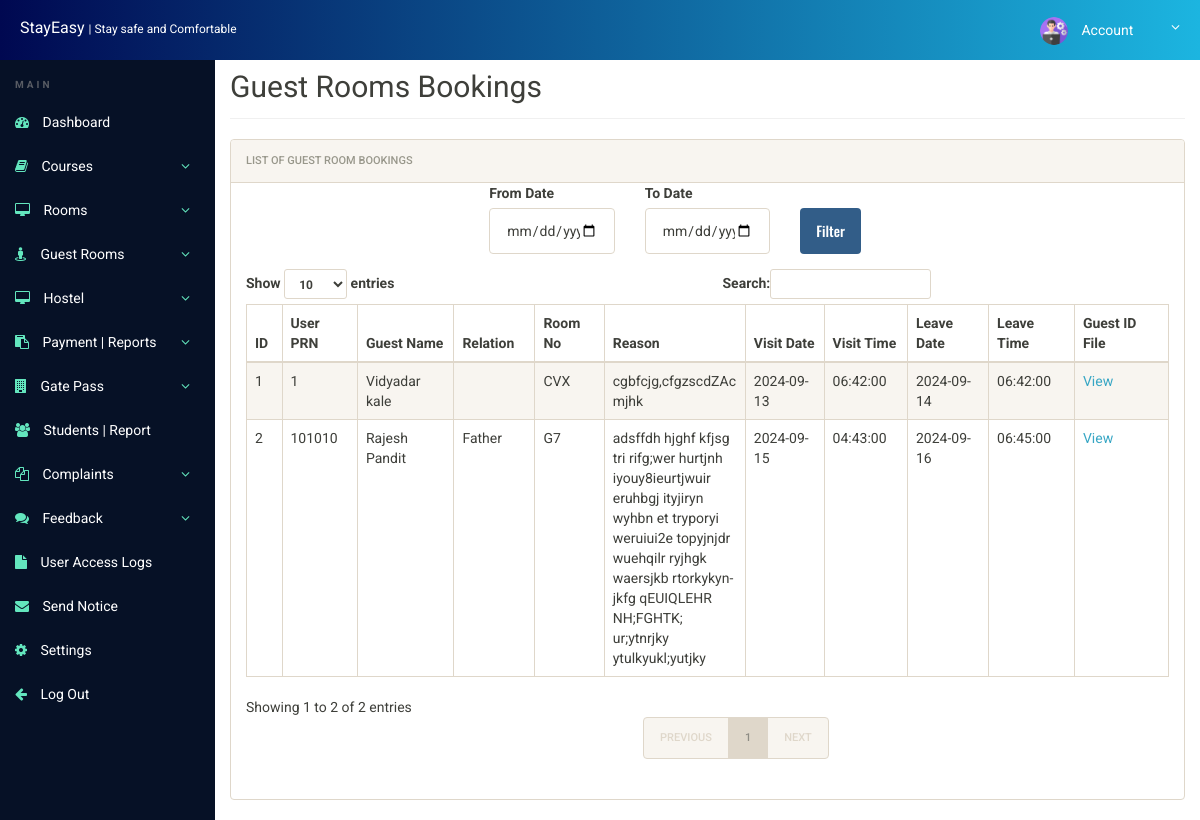
/Stay-Easy/admin/guest_rooms_list.php (signed in), run on the app's committed database.
### tables this page shows
CREATE TABLE `guest_rooms_bookings` (
  `id` int(11) NOT NULL,
  `userPrn` int(255) NOT NULL,
  `student_name` varchar(100) NOT NULL,
  `guest_name` varchar(100) NOT NULL,
  `relation` varchar(50) NOT NULL,
  `room_no` varchar(10) NOT NULL,
  `reason` text NOT NULL,
  `visit_date` date NOT NULL,
  `visit_time` time NOT NULL,
  `leave_date` date NOT NULL,
  `leave_time` time NOT NULL,
  `guestIdFile` varchar(255) NOT NULL
);

### Stay-Easy/admin/guest_rooms_list.php (the view, shortened to what this page needs)
<?php
include('includes/config.php');
$from_date = '';
$to_date = '';
$query = "SELECT * FROM guest_rooms_bookings WHERE 1=1";
$stmt = $mysqli->prepare($query);
$stmt->execute();
$result = $stmt->get_result();
?>
<!doctype html>
<html lang="en" class="no-js">
<head>
    <link rel="stylesheet" href="css/font-awesome.min.css">
    <link rel="stylesheet" href="css/bootstrap.min.css">
    <link rel="stylesheet" href="css/style.css">
</head>
<body>
    <?php include('includes/header.php'); ?>
    <div class="ts-main-content">
        <?php include('includes/sidebar.php'); ?>
        <div class="content-wrapper">
            <div class="container-fluid">
                <div class="row">
                    <div class="col-md-12">
                        <h2 class="page-title" >Guest Rooms Bookings</h2>
                        <div class="panel panel-default">
                            <div class="panel-heading">List of Guest Room Bookings</div>
                            <form style="display:flex; justify-content:center;" method="post" action="">
                                <div class="row">
                                    <div class="col-md-4">
                                        <label>From Date</label>
                                        <input type="date" name="from_date" value="<?php echo $from_date; ?>" class="form-control">
                                    </div>
                                    <div class="col-md-4">
                                        <label>To Date</label>
                                        <input type="date" name="to_date" value="<?php echo $to_date; ?>" class="form-control">
                                    </div>
                                    <div class="col-md-4" style="margin-top: 25px;">
                                        <button type="submit" name="filter" class="btn btn-primary">Filter</button>
                                    </div>
                                </div>
                            </form>
                            <div class="panel-body">
                            <table id="zctb" class="display table table-striped table-bordered table-hover" cellspacing="0" width="100%">
                                <thead>
                                        <tr>
                                            <th>ID</th>
                                            <th>User PRN</th>
                                            <th>Guest Name</th>
                                            <th>Relation</th>
                                            <th>Room No</th>
                                            <th>Reason</th>
                                            <th>Visit Date</th>
                                            <th>Visit Time</th>
                                            <th>Leave Date</th>
                                            <th>Leave Time</th>
                                            <th>Guest ID File</th>
                                        </tr>
                                    </thead>
                                    <tbody>
                                        <?php
                                        while ($row = $result->fetch_assoc()) {
                                            echo "<tr>";
                                            echo "<td>" . $row['id'] . "</td>";
                                            echo "<td>" . $row['userPrn'] . "</td>";
                                            echo "<td>" . $row['guest_name'] . "</td>";
                                            echo "<td>" . $row['relation'] . "</td>";
                                            echo "<td>" . $row['room_no'] . "</td>";
                                            echo "<td>" . $row['reason'] . "</td>";
                                            echo "<td>" . $row['visit_date'] . "</td>";
                                            echo "<td>" . $row['visit_time'] . "</td>";
                                            echo "<td>" . $row['leave_date'] . "</td>";
                                            echo "<td>" . $row['leave_time'] . "</td>";
                                            echo "<td><a href='../images/" . $row['guestIdFile'] . "' target='_blank'>View</a></td>";
                                            echo "</tr>";
                                        }
                                        ?>
                                    </tbody>
                                </table>
                            </div>
                        </div>
                    </div>
                </div>
            </div>
        </div>
    </div>
</body>
</html>

### Stay-Easy/admin/css/style.css (style rules this page uses)
html { font-size: 14px; }
@media only screen and (min-width: 480px) { html { font-size: 17px; } }
@media only screen and (min-width: 768px) { html { font-size: 14px; } }
body { font-size: 1em; }
a { color: #37a6c4; }
.btn { font-family: 'Oswald', sans-serif; font-size: 14px; }
.panel { overflow: hidden; }
.btn { text-transform: none; }
.page-title { padding-bottom: 15px; margin-bottom: 20px; border-bottom: 1px solid #f0f0f0; }
.ts-main-content .content-wrapper { padding-top: 15px; margin-top: 35px; }
@media only screen and (min-width: 1200px) { .ts-main-content .content-wrapper { margin-left: 215px; } }
th, td { max-width: 120px; overflow-wrap: break-word; hyphens: auto; }

### data on the page
guest_rooms_bookings: id "1", userPrn "1", guest_name "Vidyadar kale", room_no "CVX", reason "cgbfcjg,cfgzscdZAcmjhk", visit_date "2024-09-13", visit_time "06:42:00", leave_date "2024-09-14", leave_time "06:42:00"
guest_rooms_bookings: id "2", userPrn "101010", guest_name "Rajesh Pandit", relation "Father", room_no "G7", reason "adsffdh hjghf kfjsg tri rifg;wer hurtjnh iyouy8ieurtjwuir eruhbgj ityjiryn wyhbn et tryporyi weruiui2e topyjnjdr wuehqilr ryjhgk waersjkb rtorkykynjkfg qEUIQLEHR NH;FGHTK; ur;ytnrjky ytulkyukl;yutjky", visit_date "2024-09-15", visit_time "04:43:00", leave_date "2024-09-16", leave_time "06:45:00"
